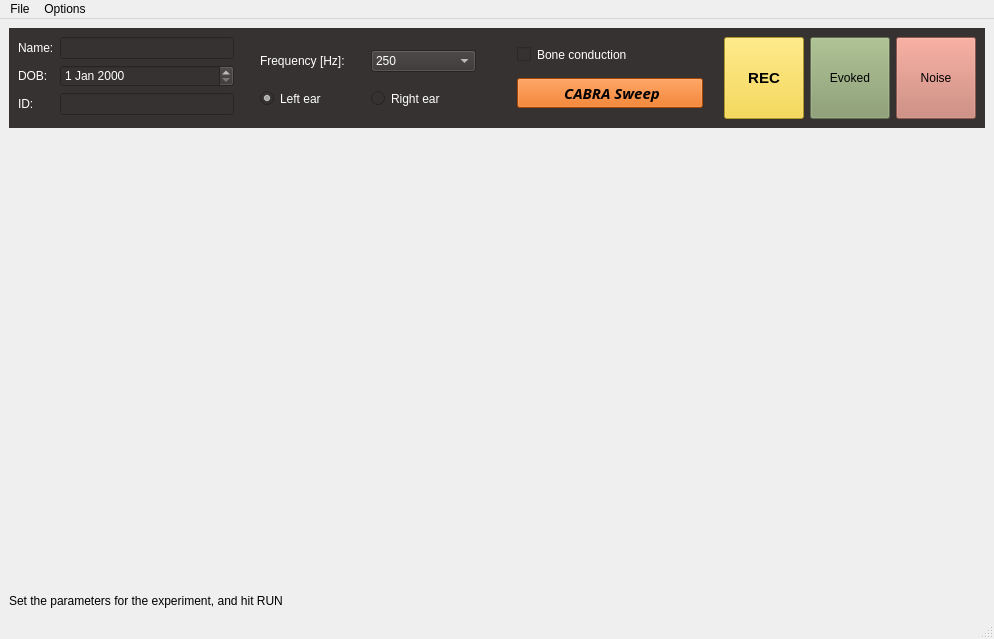
<?xml version="1.0" encoding="UTF-8"?>
<ui version="4.0">
 <class>MainWindow</class>
 <widget class="QMainWindow" name="MainWindow">
  <property name="geometry">
   <rect>
    <x>0</x>
    <y>0</y>
    <width>994</width>
    <height>639</height>
   </rect>
  </property>
  <property name="windowTitle">
   <string>CABRA</string>
  </property>
  <widget class="QWidget" name="centralwidget">
   <layout class="QVBoxLayout" name="verticalLayout">
    <item>
     <widget class="QFrame" name="frameControl">
      <property name="sizePolicy">
       <sizepolicy hsizetype="MinimumExpanding" vsizetype="Maximum">
        <horstretch>0</horstretch>
        <verstretch>0</verstretch>
       </sizepolicy>
      </property>
      <property name="minimumSize">
       <size>
        <width>0</width>
        <height>100</height>
       </size>
      </property>
      <property name="styleSheet">
       <string notr="true">background-color: rgb(55, 50, 50);
gridline-color: rgb(0, 0, 0);
color: rgb(0, 0, 0);
border-color: rgb(0, 0, 0);
font: 9pt &quot;Arial&quot;;
color: rgb(255, 255, 255);
</string>
      </property>
      <property name="frameShape">
       <enum>QFrame::NoFrame</enum>
      </property>
      <layout class="QHBoxLayout" name="horizontalLayout">
       <item>
        <layout class="QFormLayout" name="formPatientData">
         <item row="0" column="0">
          <widget class="QLabel" name="labelName">
           <property name="text">
            <string>Name:</string>
           </property>
          </widget>
         </item>
         <item row="0" column="1">
          <widget class="QLineEdit" name="nameEdit">
           <property name="sizePolicy">
            <sizepolicy hsizetype="Minimum" vsizetype="Fixed">
             <horstretch>0</horstretch>
             <verstretch>0</verstretch>
            </sizepolicy>
           </property>
           <property name="styleSheet">
            <string notr="true">border-color: rgb(6, 6, 6);</string>
           </property>
          </widget>
         </item>
         <item row="1" column="0">
          <widget class="QLabel" name="labelDOB">
           <property name="text">
            <string>DOB:</string>
           </property>
          </widget>
         </item>
         <item row="1" column="1">
          <widget class="QDateEdit" name="dateEdit">
           <property name="sizePolicy">
            <sizepolicy hsizetype="Minimum" vsizetype="Fixed">
             <horstretch>0</horstretch>
             <verstretch>0</verstretch>
            </sizepolicy>
           </property>
          </widget>
         </item>
         <item row="2" column="0">
          <widget class="QLabel" name="labelID">
           <property name="text">
            <string>ID:</string>
           </property>
          </widget>
         </item>
         <item row="2" column="1">
          <widget class="QLineEdit" name="lineID">
           <property name="sizePolicy">
            <sizepolicy hsizetype="Minimum" vsizetype="Fixed">
             <horstretch>0</horstretch>
             <verstretch>0</verstretch>
            </sizepolicy>
           </property>
           <property name="styleSheet">
            <string notr="true">border-color: rgb(255, 0, 0);</string>
           </property>
          </widget>
         </item>
        </layout>
       </item>
       <item>
        <spacer name="verticalSpacer_2">
         <property name="sizeHint" stdset="0">
          <size>
           <width>20</width>
           <height>40</height>
          </size>
         </property>
        </spacer>
       </item>
       <item>
        <layout class="QVBoxLayout" name="verticalLayout_3">
         <property name="rightMargin">
          <number>0</number>
         </property>
         <item>
          <layout class="QHBoxLayout" name="horizontalLayout_3">
           <item>
            <widget class="QLabel" name="labelFreq">
             <property name="text">
              <string>Frequency [Hz]:</string>
             </property>
            </widget>
           </item>
           <item>
            <widget class="QComboBox" name="comboBoxFreq">
             <property name="sizePolicy">
              <sizepolicy hsizetype="Minimum" vsizetype="Fixed">
               <horstretch>0</horstretch>
               <verstretch>0</verstretch>
              </sizepolicy>
             </property>
             <item>
              <property name="text">
               <string>250</string>
              </property>
             </item>
             <item>
              <property name="text">
               <string>500</string>
              </property>
             </item>
             <item>
              <property name="text">
               <string>1000</string>
              </property>
             </item>
             <item>
              <property name="text">
               <string>2000</string>
              </property>
             </item>
             <item>
              <property name="text">
               <string>4000</string>
              </property>
             </item>
             <item>
              <property name="text">
               <string>8000</string>
              </property>
             </item>
            </widget>
           </item>
          </layout>
         </item>
         <item>
          <layout class="QHBoxLayout" name="horizontalLayout_2">
           <item>
            <widget class="QRadioButton" name="radioLeftEAR">
             <property name="text">
              <string>Left ear</string>
             </property>
             <property name="checked">
              <bool>true</bool>
             </property>
            </widget>
           </item>
           <item>
            <widget class="QRadioButton" name="radioRightEAR">
             <property name="text">
              <string>Right ear</string>
             </property>
            </widget>
           </item>
          </layout>
         </item>
        </layout>
       </item>
       <item>
        <spacer name="verticalSpacer">
         <property name="sizeHint" stdset="0">
          <size>
           <width>20</width>
           <height>40</height>
          </size>
         </property>
        </spacer>
       </item>
       <item>
        <layout class="QVBoxLayout" name="verticalLayout_2">
         <property name="leftMargin">
          <number>15</number>
         </property>
         <property name="rightMargin">
          <number>15</number>
         </property>
         <item>
          <widget class="QCheckBox" name="checkBone">
           <property name="text">
            <string>Bone conduction</string>
           </property>
          </widget>
         </item>
         <item>
          <widget class="QPushButton" name="pushCABRASweep">
           <property name="sizePolicy">
            <sizepolicy hsizetype="Minimum" vsizetype="Fixed">
             <horstretch>0</horstretch>
             <verstretch>0</verstretch>
            </sizepolicy>
           </property>
           <property name="minimumSize">
            <size>
             <width>0</width>
             <height>20</height>
            </size>
           </property>
           <property name="font">
            <font>
             <family>Arial Bold</family>
             <pointsize>11</pointsize>
             <weight>75</weight>
             <italic>true</italic>
             <bold>true</bold>
             <underline>false</underline>
             <strikeout>false</strikeout>
            </font>
           </property>
           <property name="autoFillBackground">
            <bool>false</bool>
           </property>
           <property name="styleSheet">
            <string notr="true">background-color: rgb(230, 97, 0);
color: rgb(0, 0, 0);
font: Bold Italic 11pt &quot;Arial Bold&quot;;</string>
           </property>
           <property name="text">
            <string> CABRA Sweep</string>
           </property>
           <property name="icon">
            <iconset theme="QIcon::ThemeIcon::ZoomFitBest">
             <normaloff>.</normaloff>.</iconset>
           </property>
           <property name="iconSize">
            <size>
             <width>20</width>
             <height>20</height>
            </size>
           </property>
          </widget>
         </item>
        </layout>
       </item>
       <item>
        <widget class="QPushButton" name="pushRUN">
         <property name="sizePolicy">
          <sizepolicy hsizetype="Fixed" vsizetype="Expanding">
           <horstretch>0</horstretch>
           <verstretch>0</verstretch>
          </sizepolicy>
         </property>
         <property name="minimumSize">
          <size>
           <width>80</width>
           <height>0</height>
          </size>
         </property>
         <property name="font">
          <font>
           <family>Arial</family>
           <pointsize>11</pointsize>
           <weight>87</weight>
           <italic>false</italic>
           <bold>true</bold>
           <kerning>true</kerning>
          </font>
         </property>
         <property name="styleSheet">
          <string notr="true">background-color: rgb(246, 211, 45);
color: rgb(0,0,0);
font: 700 11pt &quot;Arial&quot;;</string>
         </property>
         <property name="text">
          <string>REC</string>
         </property>
         <property name="icon">
          <iconset theme="QIcon::ThemeIcon::AudioInputMicrophone">
           <normaloff>.</normaloff>.</iconset>
         </property>
         <property name="iconSize">
          <size>
           <width>20</width>
           <height>20</height>
          </size>
         </property>
        </widget>
       </item>
       <item>
        <widget class="QPushButton" name="pushEVOKED">
         <property name="sizePolicy">
          <sizepolicy hsizetype="Fixed" vsizetype="Minimum">
           <horstretch>0</horstretch>
           <verstretch>0</verstretch>
          </sizepolicy>
         </property>
         <property name="styleSheet">
          <string notr="true">background-color: rgb(131, 153, 105);
alternate-background-color: rgb(36, 31, 49);
color: rgb(0, 0, 0);</string>
         </property>
         <property name="text">
          <string>Evoked</string>
         </property>
         <property name="icon">
          <iconset theme="QIcon::ThemeIcon::AudioVolumeHigh">
           <normaloff>.</normaloff>.</iconset>
         </property>
        </widget>
       </item>
       <item>
        <widget class="QPushButton" name="pushNOISE">
         <property name="sizePolicy">
          <sizepolicy hsizetype="Fixed" vsizetype="Minimum">
           <horstretch>0</horstretch>
           <verstretch>0</verstretch>
          </sizepolicy>
         </property>
         <property name="styleSheet">
          <string notr="true">alternate-background-color: rgb(36, 31, 49);
background-color: rgb(199, 122, 108);
color:rgb(0,0,0);</string>
         </property>
         <property name="text">
          <string>Noise</string>
         </property>
         <property name="icon">
          <iconset theme="QIcon::ThemeIcon::AudioVolumeMuted">
           <normaloff>.</normaloff>.</iconset>
         </property>
         <property name="checkable">
          <bool>false</bool>
         </property>
        </widget>
       </item>
      </layout>
     </widget>
    </item>
    <item>
     <widget class="PlotWidget" name="plotWidget" native="true"/>
    </item>
    <item>
     <widget class="QLabel" name="labelStatus">
      <property name="sizePolicy">
       <sizepolicy hsizetype="Preferred" vsizetype="Fixed">
        <horstretch>0</horstretch>
        <verstretch>0</verstretch>
       </sizepolicy>
      </property>
      <property name="text">
       <string>Set the parameters for the experiment, and hit RUN</string>
      </property>
     </widget>
    </item>
   </layout>
  </widget>
  <widget class="QMenuBar" name="menubar">
   <property name="geometry">
    <rect>
     <x>0</x>
     <y>0</y>
     <width>994</width>
     <height>26</height>
    </rect>
   </property>
   <widget class="QMenu" name="menuFile">
    <property name="title">
     <string>File</string>
    </property>
    <addaction name="actionSave"/>
   </widget>
   <widget class="QMenu" name="menuOption">
    <property name="title">
     <string>Options</string>
    </property>
    <widget class="QMenu" name="menuMode">
     <property name="title">
      <string>Mode...</string>
     </property>
     <addaction name="actionCABRA_Default"/>
     <addaction name="actionSimulator"/>
     <addaction name="actionGoated"/>
    </widget>
    <addaction name="actionTone_burst"/>
    <addaction name="menuMode"/>
   </widget>
   <addaction name="menuFile"/>
   <addaction name="menuOption"/>
  </widget>
  <widget class="QStatusBar" name="statusbar"/>
  <action name="actionSave">
   <property name="text">
    <string>Save</string>
   </property>
  </action>
  <action name="actionNumber_of_clicks">
   <property name="text">
    <string>Number of clicks</string>
   </property>
  </action>
  <action name="actionTone_burst">
   <property name="text">
    <string>Tone burst setup</string>
   </property>
  </action>
  <action name="actionCABRA_Default">
   <property name="text">
    <string>CABRA [Default]</string>
   </property>
  </action>
  <action name="actionSimulator">
   <property name="text">
    <string>Simulator</string>
   </property>
  </action>
  <action name="actionGoated">
   <property name="text">
    <string>Goated</string>
   </property>
  </action>
 </widget>
 <customwidgets>
  <customwidget>
   <class>PlotWidget</class>
   <extends>QWidget</extends>
   <header>pyqtgraph</header>
   <container>1</container>
  </customwidget>
 </customwidgets>
 <resources/>
 <connections/>
</ui>
